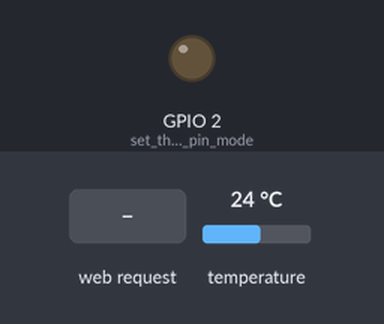
Simulated run of this sketch. Board: ESP32. Parts: output pins drawn as LEDs (lit = HIGH). The inputs (shaded band) are chosen by the test bench; at power-on: temperature 24 °C. WiFi joins after 1.5 s; servers stay silent unless stated; what the sketch prints to the serial monitor is not drawn.

Above: at 2.7 s.
2.8 s: HTTP request GET /H received
At 4.9 s:
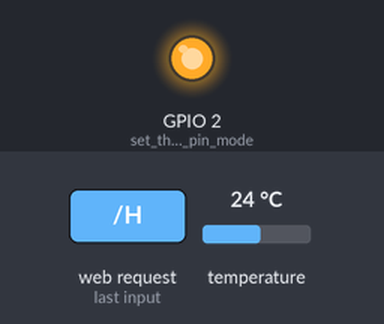
5.2 s: HTTP request GET /L received
At 6.9 s:
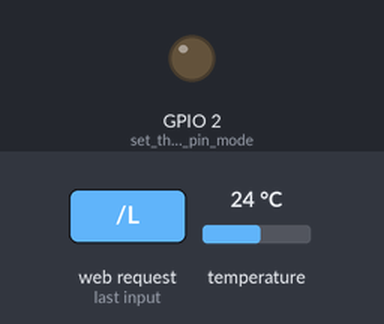
Timing chart, 0 to 8.4 s (numbered marks = the images above; inputs shaded):
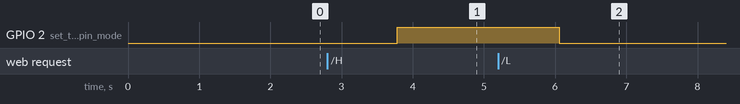

Measured:
- after the input at 2.8 s, GPIO 2 (set_the_LED_pin_mode): LOW → HIGH after 0.99 s
- after the input at 5.2 s, GPIO 2 (set_the_LED_pin_mode): HIGH → LOW after 0.86 s

The sketch:

http_server.ino
```cpp
/*
 WiFi Web Server LED Blink

 A simple web server that lets you blink an LED via the web.
 This sketch will print the IP address of your WiFi Shield (once connected)
 to the Serial monitor. From there, you can open that address in a web browser
 to turn on and off the LED on pin 5.

 If the IP address of your shield is yourAddress:
 http://yourAddress/H turns the LED on
 http://yourAddress/L turns it off

 This example is written for a network using WPA encryption. For
 WEP or WPA, change the Wifi.begin() call accordingly.

 Circuit:
 * WiFi shield attached
 * LED attached to pin 5

 created for arduino 25 Nov 2012
 by Tom Igoe

ported for sparkfun esp32
31.01.2017 by Jan Hendrik Berlin

 */
#include <string.h>
#include <WiFi.h>
#include <esp_task_wdt.h>

//OneWire librerias para leer el termometro
#include <OneWire.h>
#include <DallasTemperature.h>

#define WDT_TIMEOUT 4   //Definicion del WDT

#define ONE_WIRE_BUS 22 //Definicion del puerto del termometro
// Setup a oneWire instance to communicate with any OneWire devices
// (not just Maxim/Dallas temperature ICs)
OneWire oneWire(ONE_WIRE_BUS);
// Pass our oneWire reference to Dallas Temperature.
DallasTemperature sensors(&oneWire);

const char* ssid     = "Tele-7614";
const char* password = "";

WiFiServer server(80);

void setup()
{
    Serial.begin(115200);
    pinMode(2, OUTPUT);      // set the LED pin mode

    delay(10);
     // Start up the library for the thermometer
     sensors.begin();

    // We start by connecting to a WiFi network

    Serial.println();
    Serial.println();
    Serial.print("Connecting to ");
    Serial.println(ssid);

    WiFi.begin(ssid, password);

    while (WiFi.status() != WL_CONNECTED) {
        delay(500);
        Serial.print(".");
    }

    Serial.println("");
    Serial.println("WiFi connected.");
    Serial.println("IP address: ");
    Serial.println(WiFi.localIP());

    server.begin();
    esp_task_wdt_init(WDT_TIMEOUT, true); //enable panic so ESP32 restarts
    esp_task_wdt_add(NULL);               //add current thread to WDT watch
}

int value = 0;

void loop(){
 esp_task_wdt_reset(); //Reset WDT
 WiFiClient client = server.available();    // listen for incoming clients
 sensors.requestTemperatures(); // Send the command to get temperature readings

  if (client) {                             // if you get a client,
    Serial.println("New Client.");          // print a message out the serial port
    String currentLine = "";                // make a String to hold incoming data from the client

    while (client.connected()) {            // loop while the client's connected
      if (client.available()) {             // if there's bytes to read from the client,
        char c = client.read();             // read a byte, then
        Serial.write(c);                    // print it out the serial monitor
        if (c == '\n') {                    // if the byte is a newline character

          // if the current line is blank, you got two newline characters in a row.
          // that's the end of the client HTTP request, so send a response:
          if (currentLine.length() == 0) {
            // HTTP headers always start with a response code (e.g. HTTP/1.1 200 OK)
            // and a content-type so the client knows what's coming, then a blank line:
            client.println("HTTP/1.1 200 OK");
            client.println("Content-type:text/html");
            client.println();

            // the content of the HTTP response follows the header:
            client.print("La temperatura es: ");
            client.print(sensors.getTempCByIndex(0));
            client.print("<br>\n");
            client.print("Click <a href=\"/H\">here</a> to turn the LED on pin 2 on.<br>\n");
            client.print("Click <a href=\"/L\">here</a> to turn the LED on pin 2 off.<br>\n");

            client.print("<form action=\"/get\">\n");
            client.print("Temperatura a la que encender la calefaccion: <input type=\"text\" name=\"temp\">");
            client.print("<input type=\"submit\" value=\"Enviar\"><br>\n");
            client.print("</form><br>\n");

            // The HTTP response ends with another blank line:
            client.println();
            // break out of the while loop:
            break;
          } else {    // if you got a newline, then clear currentLine:
            currentLine = "";
          }
        } else if (c != '\r') {  // if you got anything else but a carriage return character,
          currentLine += c;      // add it to the end of the currentLine
        }

        // Check to see if the client request was "GET /H" or "GET /L":
        if (currentLine.endsWith("GET /H")) {
          digitalWrite(2, HIGH);               // GET /H turns the LED on
        }
        if (currentLine.endsWith("GET /L")) {
          digitalWrite(2, LOW);                // GET /L turns the LED off
        }


        if (currentLine.endsWith("temp=")) {
          Serial.print("\n>>");
          //Serial.print (resultado);
          //Serial.print (currentLine.substring(14,16));
          //Serial.println("<<");
          //Serial.println();
          //Serial.print("Temp = >>>");
          Serial.print (currentLine);
          Serial.println("<<<");
        }
      }
    }
    // close the connection:
    client.stop();
    Serial.println("Client Disconnected.");
  }
}
```
